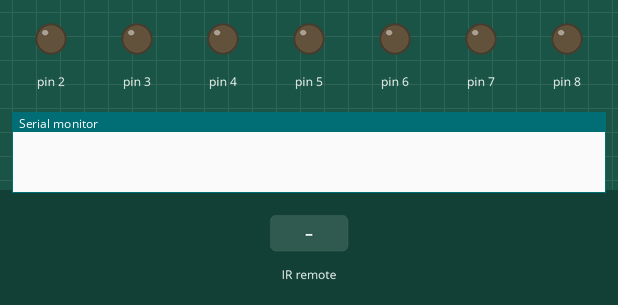
Simulated run of this sketch. Board: Arduino Uno, built with avr-gcc and run on an emulated ATmega328P. Shown: output pins drawn as LEDs (lit = HIGH), the last lines printed to the serial monitor. The inputs (shaded band) are chosen by the test bench.

Above: at 1.2 s.
1.3 s: infrared code 0xFD30CF received
At 1.7 s:
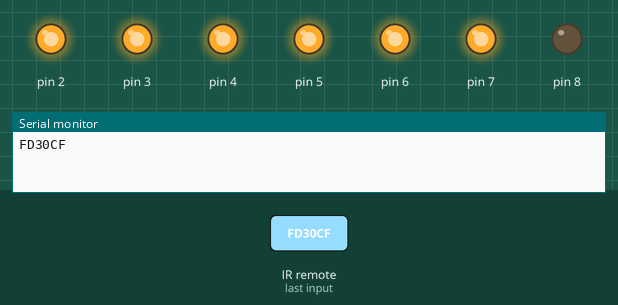
2.8 s: infrared code 0xFD08F7 received
At 4.0 s:
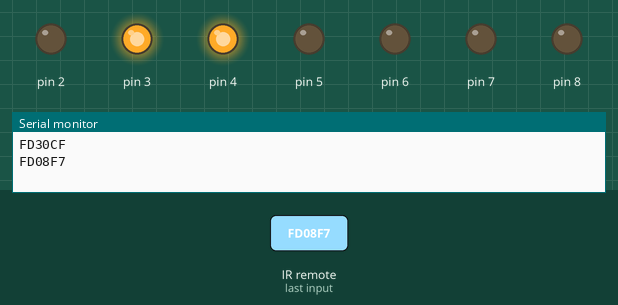
4.3 s: infrared code 0xFD8877 received
At 5.2 s:
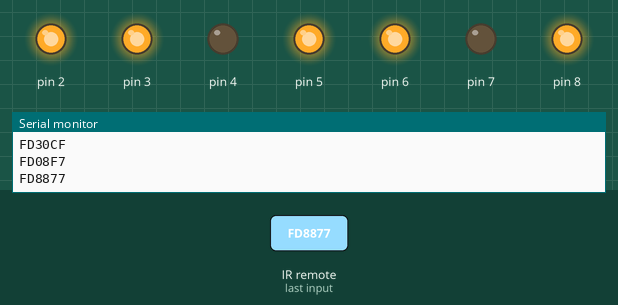
5.8 s: infrared code 0xFD48B7 received
At 6.3 s:
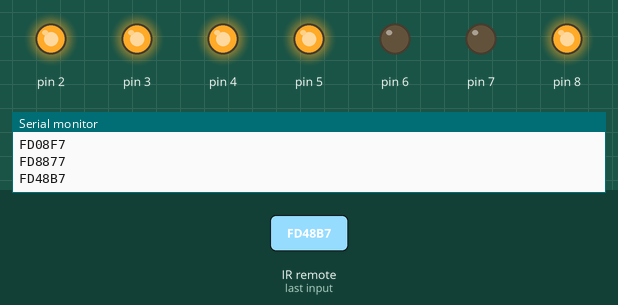
7.3 s: infrared code 0xFD28D7 received
At 8.5 s:
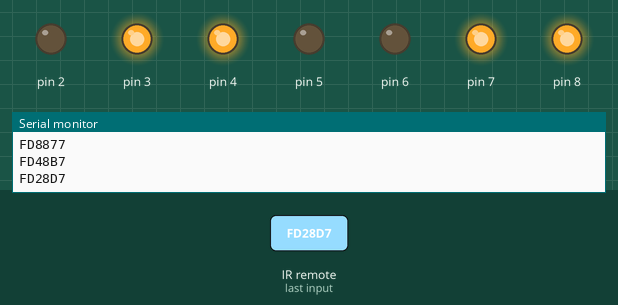
8.8 s: infrared code 0xFDA857 received
At 9.8 s:
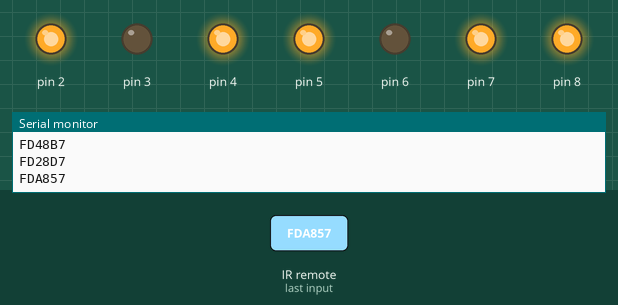
Timing chart, 0 to 11.3 s (numbered marks = the images above; inputs shaded):
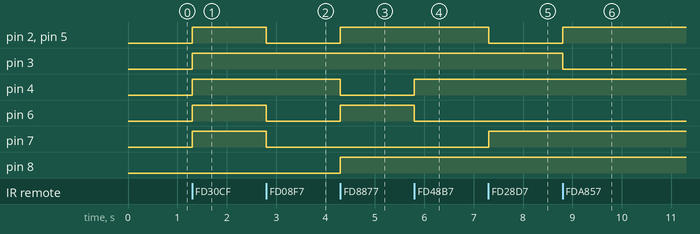

Measured:
- after the input at 1.3 s, pin 2–7: LOW → HIGH at once
- after the input at 2.8 s, pin 2, pin 5–7: HIGH → LOW at once
- after the input at 4.3 s, pin 2, pin 5, pin 6, pin 8: LOW → HIGH at once; pin 4: HIGH → LOW at once
- after the input at 5.8 s, pin 4: LOW → HIGH at once; pin 6: HIGH → LOW at once
- after the input at 7.3 s, pin 2, pin 5: HIGH → LOW at once; pin 7: LOW → HIGH at once
- after the input at 8.8 s, pin 2, pin 5: LOW → HIGH at once; pin 3: HIGH → LOW at once

The sketch:

proje25.ino
```cpp
// C++ code
//
long b0 = 0xFD30CF;
long b1 = 0xFD08F7;
long b2 = 0xFD8877;
long b3 = 0xFD48B7;
long b4 = 0xFD28D7;
long b5 = 0xFDA857;
long b6 = 0xFD6897;
long b7 = 0xFD18E7;
long b8 = 0xFD9867;
long b9 = 0xFD58A7;
long by = 0xFD50AF;
long ba = 0xFD10EF;
#include <IRremote.h>
int RECV_PIN = 11;
IRrecv irrecv(RECV_PIN);
decode_results results;
void setup()
{
  Serial.begin(9600);
  irrecv.enableIRIn();
  for (int i=2;i<=8;i++){
    pinMode(i, OUTPUT);
  }
}

void loop()
{
 if (irrecv.decode(&results)) {
	Serial.println(results.value, HEX);
    if (results.value==b1) bir();
    if (results.value==b2) iki();
    if (results.value==b3) uc();
    if (results.value==b4) dort();
    if (results.value==b5) bes();
    if (results.value==b6) alti();
    if (results.value==b7) yedi();
    if (results.value==b8) sekiz();
    if (results.value==b9) dokuz();
    if (results.value==b0) sifir();
    if (results.value==by) ilerisay();
    if (results.value==ba) gerisay();
	irrecv.resume();
    }
}
void sifir() {
digitalWrite(2, 1); //a
digitalWrite(3, 1); //b
digitalWrite(4, 1); //c
digitalWrite(5, 1); //d
digitalWrite(6, 1); //e
digitalWrite(7, 1); //f
digitalWrite(8, 0); //g
}
void bir() {
digitalWrite(2, 0); //a
digitalWrite(3, 1); //b
digitalWrite(4, 1); //c
digitalWrite(5, 0); //d
digitalWrite(6, 0); //e
digitalWrite(7, 0); //f
digitalWrite(8, 0); //g
}
void iki() {
digitalWrite(2, 1); //a
digitalWrite(3, 1); //b
digitalWrite(4, 0); //c
digitalWrite(5, 1); //d
digitalWrite(6, 1); //e
digitalWrite(7, 0); //f
digitalWrite(8, 1); //g
}
void uc() {
digitalWrite(2, 1); //a
digitalWrite(3, 1); //b
digitalWrite(4, 1); //c
digitalWrite(5, 1); //d
digitalWrite(6, 0); //e
digitalWrite(7, 0); //f
digitalWrite(8, 1); //g
}
void dort() {
digitalWrite(2, 0); //a
digitalWrite(3, 1); //b
digitalWrite(4, 1); //c
digitalWrite(5, 0); //d
digitalWrite(6, 0); //e
digitalWrite(7, 1); //f
digitalWrite(8, 1); //g
}
void bes() {
digitalWrite(2, 1); //a
digitalWrite(3, 0); //b
digitalWrite(4, 1); //c
digitalWrite(5, 1); //d
digitalWrite(6, 0); //e
digitalWrite(7, 1); //f
digitalWrite(8, 1); //g
}
void alti() {
digitalWrite(2, 1); //a
digitalWrite(3, 0); //b
digitalWrite(4, 1); //c
digitalWrite(5, 1); //d
digitalWrite(6, 1); //e
digitalWrite(7, 1); //f
digitalWrite(8, 1); //g
}
void yedi() {
digitalWrite(2, 1); //a
digitalWrite(3, 1); //b
digitalWrite(4, 1); //c
digitalWrite(5, 0); //d
digitalWrite(6, 0); //e
digitalWrite(7, 0); //f
digitalWrite(8, 0); //g
}
void sekiz() {
digitalWrite(2, 1); //a
digitalWrite(3, 1); //b
digitalWrite(4, 1); //c
digitalWrite(5, 1); //d
digitalWrite(6, 1); //e
digitalWrite(7, 1); //f
digitalWrite(8, 1); //g
}
void dokuz() {
digitalWrite(2, 1); //a
digitalWrite(3, 1); //b
digitalWrite(4, 1); //c
digitalWrite(5, 1); //d
digitalWrite(6, 0); //e
digitalWrite(7, 1); //f
digitalWrite(8, 1); //g
}
void ilerisay(){
sifir(); delay(1000);
bir(); delay(1000);
iki(); delay(1000);
uc(); delay(1000);
dort(); delay(1000);
bes(); delay(1000);
alti(); delay(1000);
yedi(); delay(1000);
sekiz(); delay(1000);
dokuz(); delay(1000);
}
void gerisay(){
dokuz(); delay(1000);
sekiz(); delay(1000);
yedi(); delay(1000);
alti(); delay(1000);
bes(); delay(1000);
dort(); delay(1000);
uc(); delay(1000);
iki(); delay(1000);
bir(); delay(1000);
sifir(); delay(1000);
}
```
